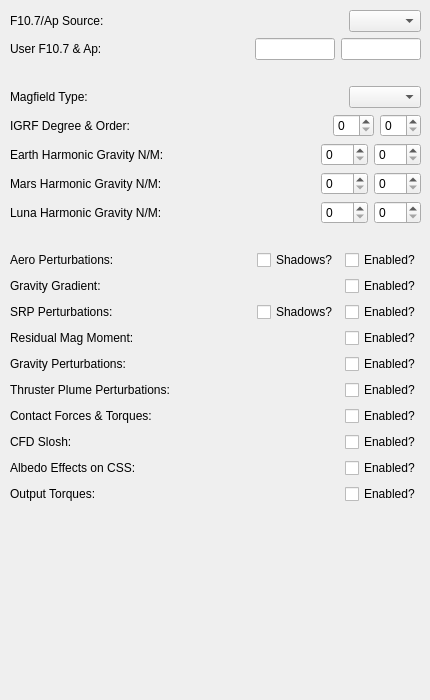
   <widget class="QWidget" name="simTabEnviron">
    <attribute name="title">
     <string>Environment</string>
    </attribute>
    <widget class="QWidget" name="verticalLayoutWidget_5">
     <property name="geometry">
      <rect>
       <x>10</x>
       <y>10</y>
       <width>411</width>
       <height>681</height>
      </rect>
     </property>
     <layout class="QVBoxLayout" name="verticalLayout_5">
      <item>
       <layout class="QHBoxLayout" name="horizontalLayout_13">
        <item>
         <widget class="QLabel" name="label_13">
          <property name="text">
           <string>F10.7/Ap Source:</string>
          </property>
         </widget>
        </item>
        <item>
         <spacer name="horizontalSpacer_13">
          <property name="orientation">
           <enum>Qt::Horizontal</enum>
          </property>
          <property name="sizeHint" stdset="0">
           <size>
            <width>40</width>
            <height>20</height>
           </size>
          </property>
         </spacer>
        </item>
        <item>
         <widget class="QComboBox" name="simF107Ap"/>
        </item>
       </layout>
      </item>
      <item>
       <layout class="QHBoxLayout" name="horizontalLayout_12">
        <item>
         <widget class="QLabel" name="simUserF107ApLabel">
          <property name="text">
           <string>User F10.7 &amp; Ap:</string>
          </property>
         </widget>
        </item>
        <item>
         <spacer name="horizontalSpacer_12">
          <property name="orientation">
           <enum>Qt::Horizontal</enum>
          </property>
          <property name="sizeHint" stdset="0">
           <size>
            <width>40</width>
            <height>20</height>
           </size>
          </property>
         </spacer>
        </item>
        <item>
         <widget class="QLineEdit" name="simF107">
          <property name="minimumSize">
           <size>
            <width>80</width>
            <height>0</height>
           </size>
          </property>
          <property name="maximumSize">
           <size>
            <width>80</width>
            <height>16777215</height>
           </size>
          </property>
         </widget>
        </item>
        <item>
         <widget class="QLineEdit" name="simAp">
          <property name="minimumSize">
           <size>
            <width>80</width>
            <height>0</height>
           </size>
          </property>
          <property name="maximumSize">
           <size>
            <width>80</width>
            <height>16777215</height>
           </size>
          </property>
         </widget>
        </item>
       </layout>
      </item>
      <item>
       <spacer name="horizontalSpacer_10">
        <property name="orientation">
         <enum>Qt::Horizontal</enum>
        </property>
        <property name="sizeHint" stdset="0">
         <size>
          <width>40</width>
          <height>20</height>
         </size>
        </property>
       </spacer>
      </item>
      <item>
       <layout class="QHBoxLayout" name="horizontalLayout_15">
        <item>
         <widget class="QLabel" name="label_15">
          <property name="text">
           <string>Magfield Type:</string>
          </property>
         </widget>
        </item>
        <item>
         <spacer name="horizontalSpacer_15">
          <property name="orientation">
           <enum>Qt::Horizontal</enum>
          </property>
          <property name="sizeHint" stdset="0">
           <size>
            <width>40</width>
            <height>20</height>
           </size>
          </property>
         </spacer>
        </item>
        <item>
         <widget class="QComboBox" name="simMagfieldType"/>
        </item>
       </layout>
      </item>
      <item>
       <layout class="QHBoxLayout" name="horizontalLayout_14">
        <item>
         <widget class="QLabel" name="simIGRFLabel">
          <property name="text">
           <string>IGRF Degree &amp; Order:</string>
          </property>
         </widget>
        </item>
        <item>
         <spacer name="horizontalSpacer_14">
          <property name="orientation">
           <enum>Qt::Horizontal</enum>
          </property>
          <property name="sizeHint" stdset="0">
           <size>
            <width>40</width>
            <height>20</height>
           </size>
          </property>
         </spacer>
        </item>
        <item>
         <widget class="QSpinBox" name="simIGRFDegree">
          <property name="maximum">
           <number>13</number>
          </property>
         </widget>
        </item>
        <item>
         <widget class="QSpinBox" name="simIGRFOrder">
          <property name="maximum">
           <number>13</number>
          </property>
         </widget>
        </item>
       </layout>
      </item>
      <item>
       <layout class="QHBoxLayout" name="horizontalLayout_16">
        <item>
         <widget class="QLabel" name="label_16">
          <property name="text">
           <string>Earth Harmonic Gravity N/M:</string>
          </property>
         </widget>
        </item>
        <item>
         <spacer name="horizontalSpacer_16">
          <property name="orientation">
           <enum>Qt::Horizontal</enum>
          </property>
          <property name="sizeHint" stdset="0">
           <size>
            <width>40</width>
            <height>20</height>
           </size>
          </property>
         </spacer>
        </item>
        <item>
         <widget class="QSpinBox" name="simEarthHarmN">
          <property name="maximum">
           <number>150</number>
          </property>
         </widget>
        </item>
        <item>
         <widget class="QSpinBox" name="simEarthHarmM">
          <property name="maximum">
           <number>150</number>
          </property>
         </widget>
        </item>
       </layout>
      </item>
      <item>
       <layout class="QHBoxLayout" name="horizontalLayout_17">
        <item>
         <widget class="QLabel" name="label_17">
          <property name="text">
           <string>Mars Harmonic Gravity N/M:</string>
          </property>
         </widget>
        </item>
        <item>
         <spacer name="horizontalSpacer_17">
          <property name="orientation">
           <enum>Qt::Horizontal</enum>
          </property>
          <property name="sizeHint" stdset="0">
           <size>
            <width>40</width>
            <height>20</height>
           </size>
          </property>
         </spacer>
        </item>
        <item>
         <widget class="QSpinBox" name="simMarsHarmN">
          <property name="maximum">
           <number>150</number>
          </property>
         </widget>
        </item>
        <item>
         <widget class="QSpinBox" name="simMarsHarmM">
          <property name="maximum">
           <number>150</number>
          </property>
         </widget>
        </item>
       </layout>
      </item>
      <item>
       <layout class="QHBoxLayout" name="horizontalLayout_18">
        <item>
         <widget class="QLabel" name="label_18">
          <property name="text">
           <string>Luna Harmonic Gravity N/M:</string>
          </property>
         </widget>
        </item>
        <item>
         <spacer name="horizontalSpacer_18">
          <property name="orientation">
           <enum>Qt::Horizontal</enum>
          </property>
          <property name="sizeHint" stdset="0">
           <size>
            <width>40</width>
            <height>20</height>
           </size>
          </property>
         </spacer>
        </item>
        <item>
         <widget class="QSpinBox" name="simLunaHarmN">
          <property name="maximum">
           <number>150</number>
          </property>
         </widget>
        </item>
        <item>
         <widget class="QSpinBox" name="simLunaHarmM">
          <property name="maximum">
           <number>150</number>
          </property>
         </widget>
        </item>
       </layout>
      </item>
      <item>
       <spacer name="horizontalSpacer_9">
        <property name="orientation">
         <enum>Qt::Horizontal</enum>
        </property>
        <property name="sizeHint" stdset="0">
         <size>
          <width>40</width>
          <height>20</height>
         </size>
        </property>
       </spacer>
      </item>
      <item>
       <layout class="QHBoxLayout" name="horizontalLayout_19">
        <item>
         <widget class="QLabel" name="label_12">
          <property name="text">
           <string>Aero Perturbations:</string>
          </property>
         </widget>
        </item>
        <item>
         <spacer name="horizontalSpacer_20">
          <property name="orientation">
           <enum>Qt::Horizontal</enum>
          </property>
          <property name="sizeHint" stdset="0">
           <size>
            <width>40</width>
            <height>20</height>
           </size>
          </property>
         </spacer>
        </item>
        <item>
         <widget class="QCheckBox" name="simAeroPertShadow">
          <property name="text">
           <string>Shadows?</string>
          </property>
         </widget>
        </item>
        <item>
         <widget class="QCheckBox" name="simAeroPertEn">
          <property name="text">
           <string>Enabled?</string>
          </property>
         </widget>
        </item>
       </layout>
      </item>
      <item>
       <layout class="QHBoxLayout" name="horizontalLayout_22">
        <item>
         <widget class="QLabel" name="label_14">
          <property name="text">
           <string>Gravity Gradient:</string>
          </property>
         </widget>
        </item>
        <item>
         <spacer name="horizontalSpacer_21">
          <property name="orientation">
           <enum>Qt::Horizontal</enum>
          </property>
          <property name="sizeHint" stdset="0">
           <size>
            <width>40</width>
            <height>20</height>
           </size>
          </property>
         </spacer>
        </item>
        <item>
         <widget class="QCheckBox" name="simGravGradientEn">
          <property name="text">
           <string>Enabled?</string>
          </property>
         </widget>
        </item>
       </layout>
      </item>
      <item>
       <layout class="QHBoxLayout" name="horizontalLayout_21">
        <item>
         <widget class="QLabel" name="label_19">
          <property name="text">
           <string>SRP Perturbations:</string>
          </property>
         </widget>
        </item>
        <item>
         <spacer name="horizontalSpacer_22">
          <property name="orientation">
           <enum>Qt::Horizontal</enum>
          </property>
          <property name="sizeHint" stdset="0">
           <size>
            <width>40</width>
            <height>20</height>
           </size>
          </property>
         </spacer>
        </item>
        <item>
         <widget class="QCheckBox" name="simSRPPertShadow">
          <property name="text">
           <string>Shadows?</string>
          </property>
         </widget>
        </item>
        <item>
         <widget class="QCheckBox" name="simSRPPertEn">
          <property name="text">
           <string>Enabled?</string>
          </property>
         </widget>
        </item>
       </layout>
      </item>
      <item>
       <layout class="QHBoxLayout" name="horizontalLayout_27">
        <item>
         <widget class="QLabel" name="label_24">
          <property name="text">
           <string>Residual Mag Moment:</string>
          </property>
         </widget>
        </item>
        <item>
         <spacer name="horizontalSpacer_27">
          <property name="orientation">
           <enum>Qt::Horizontal</enum>
          </property>
          <property name="sizeHint" stdset="0">
           <size>
            <width>40</width>
            <height>20</height>
           </size>
          </property>
         </spacer>
        </item>
        <item>
         <widget class="QCheckBox" name="simResidualMagEn">
          <property name="text">
           <string>Enabled?</string>
          </property>
         </widget>
        </item>
       </layout>
      </item>
      <item>
       <layout class="QHBoxLayout" name="horizontalLayout_28">
        <item>
         <widget class="QLabel" name="label_25">
          <property name="text">
           <string>Gravity Perturbations:</string>
          </property>
         </widget>
        </item>
        <item>
         <spacer name="horizontalSpacer_28">
          <property name="orientation">
           <enum>Qt::Horizontal</enum>
          </property>
          <property name="sizeHint" stdset="0">
           <size>
            <width>40</width>
            <height>20</height>
           </size>
          </property>
         </spacer>
        </item>
        <item>
         <widget class="QCheckBox" name="simGravPertEn">
          <property name="text">
           <string>Enabled?</string>
          </property>
         </widget>
        </item>
       </layout>
      </item>
      <item>
       <layout class="QHBoxLayout" name="horizontalLayout_25">
        <item>
         <widget class="QLabel" name="label_22">
          <property name="text">
           <string>Thruster Plume Perturbations:</string>
          </property>
         </widget>
        </item>
        <item>
         <spacer name="horizontalSpacer_25">
          <property name="orientation">
           <enum>Qt::Horizontal</enum>
          </property>
          <property name="sizeHint" stdset="0">
           <size>
            <width>40</width>
            <height>20</height>
           </size>
          </property>
         </spacer>
        </item>
        <item>
         <widget class="QCheckBox" name="simThrusterPlumeEn">
          <property name="text">
           <string>Enabled?</string>
          </property>
         </widget>
        </item>
       </layout>
      </item>
      <item>
       <layout class="QHBoxLayout" name="horizontalLayout_26">
        <item>
         <widget class="QLabel" name="label_23">
          <property name="text">
           <string>Contact Forces &amp; Torques:</string>
          </property>
         </widget>
        </item>
        <item>
         <spacer name="horizontalSpacer_26">
          <property name="orientation">
           <enum>Qt::Horizontal</enum>
          </property>
          <property name="sizeHint" stdset="0">
           <size>
            <width>40</width>
            <height>20</height>
           </size>
          </property>
         </spacer>
        </item>
        <item>
         <widget class="QCheckBox" name="simContactEn">
          <property name="text">
           <string>Enabled?</string>
          </property>
         </widget>
        </item>
       </layout>
      </item>
      <item>
       <layout class="QHBoxLayout" name="horizontalLayout_29">
        <item>
         <widget class="QLabel" name="label_26">
          <property name="text">
           <string>CFD Slosh:</string>
          </property>
         </widget>
        </item>
        <item>
         <spacer name="horizontalSpacer_29">
          <property name="orientation">
           <enum>Qt::Horizontal</enum>
          </property>
          <property name="sizeHint" stdset="0">
           <size>
            <width>40</width>
            <height>20</height>
           </size>
          </property>
         </spacer>
        </item>
        <item>
         <widget class="QCheckBox" name="simSloshEn">
          <property name="text">
           <string>Enabled?</string>
          </property>
         </widget>
        </item>
       </layout>
      </item>
      <item>
       <layout class="QHBoxLayout" name="horizontalLayout_24">
        <item>
         <widget class="QLabel" name="label_21">
          <property name="text">
           <string>Albedo Effects on CSS:</string>
          </property>
         </widget>
        </item>
        <item>
         <spacer name="horizontalSpacer_24">
          <property name="orientation">
           <enum>Qt::Horizontal</enum>
          </property>
          <property name="sizeHint" stdset="0">
           <size>
            <width>40</width>
            <height>20</height>
           </size>
          </property>
         </spacer>
        </item>
        <item>
         <widget class="QCheckBox" name="simAlbedoEn">
          <property name="text">
           <string>Enabled?</string>
          </property>
         </widget>
        </item>
       </layout>
      </item>
      <item>
       <layout class="QHBoxLayout" name="horizontalLayout_23">
        <item>
         <widget class="QLabel" name="label_20">
          <property name="text">
           <string>Output Torques:</string>
          </property>
         </widget>
        </item>
        <item>
         <spacer name="horizontalSpacer_23">
          <property name="orientation">
           <enum>Qt::Horizontal</enum>
          </property>
          <property name="sizeHint" stdset="0">
           <size>
            <width>40</width>
            <height>20</height>
           </size>
          </property>
         </spacer>
        </item>
        <item>
         <widget class="QCheckBox" name="simOutputTorqueEn">
          <property name="text">
           <string>Enabled?</string>
          </property>
         </widget>
        </item>
       </layout>
      </item>
      <item>
       <spacer name="verticalSpacer_3">
        <property name="orientation">
         <enum>Qt::Vertical</enum>
        </property>
        <property name="sizeHint" stdset="0">
         <size>
          <width>20</width>
          <height>40</height>
         </size>
        </property>
       </spacer>
      </item>
     </layout>
    </widget>
   </widget>
